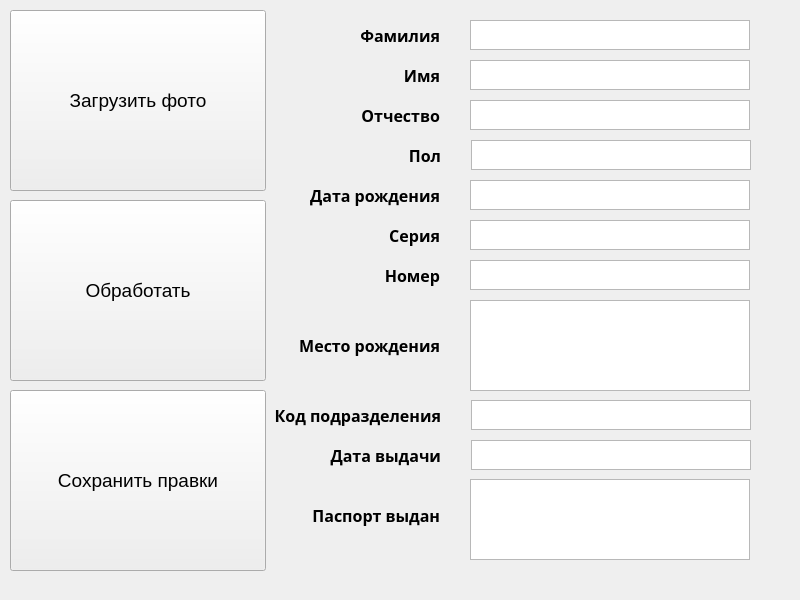
<?xml version="1.0" encoding="UTF-8"?>
<ui version="4.0">
 <class>Form</class>
 <widget class="QWidget" name="Form">
  <property name="geometry">
   <rect>
    <x>0</x>
    <y>0</y>
    <width>800</width>
    <height>600</height>
   </rect>
  </property>
  <property name="minimumSize">
   <size>
    <width>800</width>
    <height>600</height>
   </size>
  </property>
  <property name="maximumSize">
   <size>
    <width>800</width>
    <height>600</height>
   </size>
  </property>
  <property name="windowTitle">
   <string>Recognizer</string>
  </property>
  <property name="autoFillBackground">
   <bool>true</bool>
  </property>
  <widget class="QLabel" name="label">
   <property name="geometry">
    <rect>
     <x>-2</x>
     <y>0</y>
     <width>802</width>
     <height>600</height>
    </rect>
   </property>
   <property name="layoutDirection">
    <enum>Qt::LeftToRight</enum>
   </property>
   <property name="styleSheet">
    <string notr="true"/>
   </property>
   <property name="text">
    <string/>
   </property>
   <property name="pixmap">
    <pixmap>C:/Users/Snoudin/.designer/backup/Фон основной.png</pixmap>
   </property>
   <property name="alignment">
    <set>Qt::AlignLeading|Qt::AlignLeft|Qt::AlignVCenter</set>
   </property>
  </widget>
  <widget class="QLabel" name="name">
   <property name="geometry">
    <rect>
     <x>290</x>
     <y>60</y>
     <width>150</width>
     <height>30</height>
    </rect>
   </property>
   <property name="font">
    <font>
     <family>Fulbo Argenta</family>
     <pointsize>12</pointsize>
     <weight>75</weight>
     <bold>true</bold>
    </font>
   </property>
   <property name="layoutDirection">
    <enum>Qt::LeftToRight</enum>
   </property>
   <property name="styleSheet">
    <string notr="true">color: black;</string>
   </property>
   <property name="text">
    <string>Имя</string>
   </property>
   <property name="alignment">
    <set>Qt::AlignRight|Qt::AlignTrailing|Qt::AlignVCenter</set>
   </property>
  </widget>
  <widget class="QLabel" name="surmane">
   <property name="geometry">
    <rect>
     <x>290</x>
     <y>20</y>
     <width>150</width>
     <height>30</height>
    </rect>
   </property>
   <property name="font">
    <font>
     <family>Fulbo Argenta</family>
     <pointsize>12</pointsize>
     <weight>75</weight>
     <bold>true</bold>
    </font>
   </property>
   <property name="layoutDirection">
    <enum>Qt::LeftToRight</enum>
   </property>
   <property name="styleSheet">
    <string notr="true">color: black;</string>
   </property>
   <property name="text">
    <string>Фамилия</string>
   </property>
   <property name="alignment">
    <set>Qt::AlignRight|Qt::AlignTrailing|Qt::AlignVCenter</set>
   </property>
  </widget>
  <widget class="QLabel" name="patronym">
   <property name="geometry">
    <rect>
     <x>290</x>
     <y>100</y>
     <width>150</width>
     <height>30</height>
    </rect>
   </property>
   <property name="font">
    <font>
     <family>Fulbo Argenta</family>
     <pointsize>12</pointsize>
     <weight>75</weight>
     <bold>true</bold>
    </font>
   </property>
   <property name="layoutDirection">
    <enum>Qt::LeftToRight</enum>
   </property>
   <property name="styleSheet">
    <string notr="true">color: black;</string>
   </property>
   <property name="text">
    <string>Отчество</string>
   </property>
   <property name="alignment">
    <set>Qt::AlignRight|Qt::AlignTrailing|Qt::AlignVCenter</set>
   </property>
  </widget>
  <widget class="QLabel" name="birth">
   <property name="geometry">
    <rect>
     <x>290</x>
     <y>180</y>
     <width>150</width>
     <height>30</height>
    </rect>
   </property>
   <property name="font">
    <font>
     <family>Fulbo Argenta</family>
     <pointsize>12</pointsize>
     <weight>75</weight>
     <bold>true</bold>
    </font>
   </property>
   <property name="layoutDirection">
    <enum>Qt::LeftToRight</enum>
   </property>
   <property name="styleSheet">
    <string notr="true">color: black;</string>
   </property>
   <property name="text">
    <string>Дата рождения</string>
   </property>
   <property name="alignment">
    <set>Qt::AlignRight|Qt::AlignTrailing|Qt::AlignVCenter</set>
   </property>
  </widget>
  <widget class="QLabel" name="born_in">
   <property name="geometry">
    <rect>
     <x>290</x>
     <y>330</y>
     <width>150</width>
     <height>30</height>
    </rect>
   </property>
   <property name="font">
    <font>
     <family>Fulbo Argenta</family>
     <pointsize>12</pointsize>
     <weight>75</weight>
     <bold>true</bold>
    </font>
   </property>
   <property name="layoutDirection">
    <enum>Qt::LeftToRight</enum>
   </property>
   <property name="styleSheet">
    <string notr="true">color: black;</string>
   </property>
   <property name="text">
    <string>Место рождения</string>
   </property>
   <property name="alignment">
    <set>Qt::AlignRight|Qt::AlignTrailing|Qt::AlignVCenter</set>
   </property>
  </widget>
  <widget class="QLabel" name="gender">
   <property name="geometry">
    <rect>
     <x>400</x>
     <y>140</y>
     <width>41</width>
     <height>30</height>
    </rect>
   </property>
   <property name="font">
    <font>
     <family>Fulbo Argenta</family>
     <pointsize>12</pointsize>
     <weight>75</weight>
     <bold>true</bold>
    </font>
   </property>
   <property name="layoutDirection">
    <enum>Qt::LeftToRight</enum>
   </property>
   <property name="styleSheet">
    <string notr="true">color: black;</string>
   </property>
   <property name="text">
    <string>Пол</string>
   </property>
   <property name="alignment">
    <set>Qt::AlignRight|Qt::AlignTrailing|Qt::AlignVCenter</set>
   </property>
  </widget>
  <widget class="QLabel" name="code">
   <property name="geometry">
    <rect>
     <x>250</x>
     <y>400</y>
     <width>191</width>
     <height>30</height>
    </rect>
   </property>
   <property name="font">
    <font>
     <family>Fulbo Argenta</family>
     <pointsize>12</pointsize>
     <weight>75</weight>
     <bold>true</bold>
    </font>
   </property>
   <property name="layoutDirection">
    <enum>Qt::LeftToRight</enum>
   </property>
   <property name="styleSheet">
    <string notr="true">color: black;</string>
   </property>
   <property name="text">
    <string>Код подразделения</string>
   </property>
   <property name="alignment">
    <set>Qt::AlignRight|Qt::AlignTrailing|Qt::AlignVCenter</set>
   </property>
  </widget>
  <widget class="QLabel" name="receiving_date">
   <property name="geometry">
    <rect>
     <x>291</x>
     <y>440</y>
     <width>150</width>
     <height>30</height>
    </rect>
   </property>
   <property name="font">
    <font>
     <family>Fulbo Argenta</family>
     <pointsize>12</pointsize>
     <weight>75</weight>
     <bold>true</bold>
    </font>
   </property>
   <property name="layoutDirection">
    <enum>Qt::LeftToRight</enum>
   </property>
   <property name="styleSheet">
    <string notr="true">color: black;</string>
   </property>
   <property name="text">
    <string>Дата выдачи</string>
   </property>
   <property name="alignment">
    <set>Qt::AlignRight|Qt::AlignTrailing|Qt::AlignVCenter</set>
   </property>
  </widget>
  <widget class="QLabel" name="receiving_place">
   <property name="geometry">
    <rect>
     <x>290</x>
     <y>500</y>
     <width>150</width>
     <height>30</height>
    </rect>
   </property>
   <property name="font">
    <font>
     <family>Fulbo Argenta</family>
     <pointsize>12</pointsize>
     <weight>75</weight>
     <bold>true</bold>
    </font>
   </property>
   <property name="layoutDirection">
    <enum>Qt::LeftToRight</enum>
   </property>
   <property name="styleSheet">
    <string notr="true">color: black;</string>
   </property>
   <property name="text">
    <string>Паспорт выдан</string>
   </property>
   <property name="alignment">
    <set>Qt::AlignRight|Qt::AlignTrailing|Qt::AlignVCenter</set>
   </property>
  </widget>
  <widget class="QPushButton" name="pushButton">
   <property name="geometry">
    <rect>
     <x>10</x>
     <y>10</y>
     <width>256</width>
     <height>181</height>
    </rect>
   </property>
   <property name="font">
    <font>
     <pointsize>14</pointsize>
    </font>
   </property>
   <property name="whatsThis">
    <string>Загрузить фото</string>
   </property>
   <property name="autoFillBackground">
    <bool>true</bool>
   </property>
   <property name="text">
    <string>Загрузить фото</string>
   </property>
   <property name="icon">
    <iconset>
     <normaloff>C:/Users/Snoudin/.designer/backup/Загрузка 2.png</normaloff>C:/Users/Snoudin/.designer/backup/Загрузка 2.png</iconset>
   </property>
   <property name="iconSize">
    <size>
     <width>256</width>
     <height>256</height>
    </size>
   </property>
   <property name="checkable">
    <bool>false</bool>
   </property>
   <property name="autoDefault">
    <bool>false</bool>
   </property>
   <property name="default">
    <bool>false</bool>
   </property>
   <property name="flat">
    <bool>false</bool>
   </property>
  </widget>
  <widget class="QTextEdit" name="name_ans">
   <property name="geometry">
    <rect>
     <x>470</x>
     <y>60</y>
     <width>280</width>
     <height>30</height>
    </rect>
   </property>
   <property name="font">
    <font>
     <family>Fulbo Argenta</family>
     <weight>75</weight>
     <bold>true</bold>
    </font>
   </property>
  </widget>
  <widget class="QTextEdit" name="surname_ans">
   <property name="geometry">
    <rect>
     <x>470</x>
     <y>20</y>
     <width>280</width>
     <height>30</height>
    </rect>
   </property>
   <property name="font">
    <font>
     <family>Fulbo Argenta</family>
     <weight>75</weight>
     <bold>true</bold>
    </font>
   </property>
  </widget>
  <widget class="QTextEdit" name="patronym_ans">
   <property name="geometry">
    <rect>
     <x>470</x>
     <y>100</y>
     <width>280</width>
     <height>30</height>
    </rect>
   </property>
   <property name="font">
    <font>
     <family>Fulbo Argenta</family>
     <weight>75</weight>
     <bold>true</bold>
    </font>
   </property>
  </widget>
  <widget class="QTextEdit" name="born_in_ans">
   <property name="geometry">
    <rect>
     <x>470</x>
     <y>300</y>
     <width>280</width>
     <height>91</height>
    </rect>
   </property>
   <property name="font">
    <font>
     <family>Fulbo Argenta</family>
     <weight>75</weight>
     <bold>true</bold>
    </font>
   </property>
  </widget>
  <widget class="QTextEdit" name="birth_ans">
   <property name="geometry">
    <rect>
     <x>470</x>
     <y>180</y>
     <width>280</width>
     <height>30</height>
    </rect>
   </property>
   <property name="font">
    <font>
     <family>Fulbo Argenta</family>
     <weight>75</weight>
     <bold>true</bold>
    </font>
   </property>
  </widget>
  <widget class="QTextEdit" name="gender_ans">
   <property name="geometry">
    <rect>
     <x>471</x>
     <y>140</y>
     <width>280</width>
     <height>30</height>
    </rect>
   </property>
   <property name="font">
    <font>
     <family>Fulbo Argenta</family>
     <weight>75</weight>
     <bold>true</bold>
    </font>
   </property>
  </widget>
  <widget class="QTextEdit" name="receive_date_ans">
   <property name="geometry">
    <rect>
     <x>471</x>
     <y>440</y>
     <width>280</width>
     <height>30</height>
    </rect>
   </property>
   <property name="font">
    <font>
     <family>Fulbo Argenta</family>
     <weight>75</weight>
     <bold>true</bold>
    </font>
   </property>
  </widget>
  <widget class="QPushButton" name="pushButton_2">
   <property name="geometry">
    <rect>
     <x>10</x>
     <y>200</y>
     <width>256</width>
     <height>181</height>
    </rect>
   </property>
   <property name="font">
    <font>
     <pointsize>14</pointsize>
    </font>
   </property>
   <property name="whatsThis">
    <string>Обработать фото</string>
   </property>
   <property name="autoFillBackground">
    <bool>true</bool>
   </property>
   <property name="text">
    <string>Обработать</string>
   </property>
   <property name="icon">
    <iconset>
     <normaloff>C:/Users/Snoudin/.designer/backup/analyze.png</normaloff>C:/Users/Snoudin/.designer/backup/analyze.png</iconset>
   </property>
   <property name="iconSize">
    <size>
     <width>256</width>
     <height>256</height>
    </size>
   </property>
   <property name="flat">
    <bool>false</bool>
   </property>
  </widget>
  <widget class="QTextEdit" name="code_ans">
   <property name="geometry">
    <rect>
     <x>471</x>
     <y>400</y>
     <width>280</width>
     <height>30</height>
    </rect>
   </property>
   <property name="font">
    <font>
     <family>Fulbo Argenta</family>
     <weight>75</weight>
     <bold>true</bold>
    </font>
   </property>
  </widget>
  <widget class="QTextEdit" name="received_in_ans">
   <property name="geometry">
    <rect>
     <x>470</x>
     <y>479</y>
     <width>280</width>
     <height>81</height>
    </rect>
   </property>
   <property name="font">
    <font>
     <family>Fulbo Argenta</family>
     <weight>75</weight>
     <bold>true</bold>
    </font>
   </property>
  </widget>
  <widget class="QLabel" name="number">
   <property name="geometry">
    <rect>
     <x>290</x>
     <y>260</y>
     <width>150</width>
     <height>30</height>
    </rect>
   </property>
   <property name="font">
    <font>
     <family>Fulbo Argenta</family>
     <pointsize>12</pointsize>
     <weight>75</weight>
     <bold>true</bold>
    </font>
   </property>
   <property name="layoutDirection">
    <enum>Qt::LeftToRight</enum>
   </property>
   <property name="styleSheet">
    <string notr="true">color: black;</string>
   </property>
   <property name="text">
    <string>Номер</string>
   </property>
   <property name="alignment">
    <set>Qt::AlignRight|Qt::AlignTrailing|Qt::AlignVCenter</set>
   </property>
  </widget>
  <widget class="QLabel" name="series">
   <property name="geometry">
    <rect>
     <x>290</x>
     <y>220</y>
     <width>150</width>
     <height>30</height>
    </rect>
   </property>
   <property name="font">
    <font>
     <family>Fulbo Argenta</family>
     <pointsize>12</pointsize>
     <weight>75</weight>
     <bold>true</bold>
    </font>
   </property>
   <property name="layoutDirection">
    <enum>Qt::LeftToRight</enum>
   </property>
   <property name="styleSheet">
    <string notr="true">color: black;</string>
   </property>
   <property name="text">
    <string>Серия</string>
   </property>
   <property name="alignment">
    <set>Qt::AlignRight|Qt::AlignTrailing|Qt::AlignVCenter</set>
   </property>
  </widget>
  <widget class="QTextEdit" name="number_ans">
   <property name="geometry">
    <rect>
     <x>470</x>
     <y>260</y>
     <width>280</width>
     <height>30</height>
    </rect>
   </property>
   <property name="font">
    <font>
     <family>Fulbo Argenta</family>
     <weight>75</weight>
     <bold>true</bold>
    </font>
   </property>
  </widget>
  <widget class="QTextEdit" name="series_ans">
   <property name="geometry">
    <rect>
     <x>470</x>
     <y>220</y>
     <width>280</width>
     <height>30</height>
    </rect>
   </property>
   <property name="font">
    <font>
     <family>Fulbo Argenta</family>
     <weight>75</weight>
     <bold>true</bold>
    </font>
   </property>
  </widget>
  <widget class="QPushButton" name="pushButton_3">
   <property name="geometry">
    <rect>
     <x>10</x>
     <y>390</y>
     <width>256</width>
     <height>181</height>
    </rect>
   </property>
   <property name="font">
    <font>
     <pointsize>14</pointsize>
    </font>
   </property>
   <property name="whatsThis">
    <string>Загрузить фото</string>
   </property>
   <property name="autoFillBackground">
    <bool>true</bool>
   </property>
   <property name="text">
    <string>Сохранить правки</string>
   </property>
   <property name="icon">
    <iconset>
     <normaloff>C:/Users/Snoudin/.designer/backup/Загрузка 2.png</normaloff>C:/Users/Snoudin/.designer/backup/Загрузка 2.png</iconset>
   </property>
   <property name="iconSize">
    <size>
     <width>256</width>
     <height>256</height>
    </size>
   </property>
   <property name="checkable">
    <bool>false</bool>
   </property>
   <property name="autoDefault">
    <bool>false</bool>
   </property>
   <property name="default">
    <bool>false</bool>
   </property>
   <property name="flat">
    <bool>false</bool>
   </property>
  </widget>
  <zorder>label</zorder>
  <zorder>birth_ans</zorder>
  <zorder>patronym</zorder>
  <zorder>gender</zorder>
  <zorder>surmane</zorder>
  <zorder>patronym_ans</zorder>
  <zorder>pushButton_2</zorder>
  <zorder>receiving_place</zorder>
  <zorder>code</zorder>
  <zorder>name_ans</zorder>
  <zorder>born_in_ans</zorder>
  <zorder>birth</zorder>
  <zorder>born_in</zorder>
  <zorder>gender_ans</zorder>
  <zorder>receive_date_ans</zorder>
  <zorder>surname_ans</zorder>
  <zorder>name</zorder>
  <zorder>pushButton</zorder>
  <zorder>receiving_date</zorder>
  <zorder>code_ans</zorder>
  <zorder>received_in_ans</zorder>
  <zorder>number</zorder>
  <zorder>series</zorder>
  <zorder>number_ans</zorder>
  <zorder>series_ans</zorder>
  <zorder>pushButton_3</zorder>
 </widget>
 <resources/>
 <connections/>
</ui>
